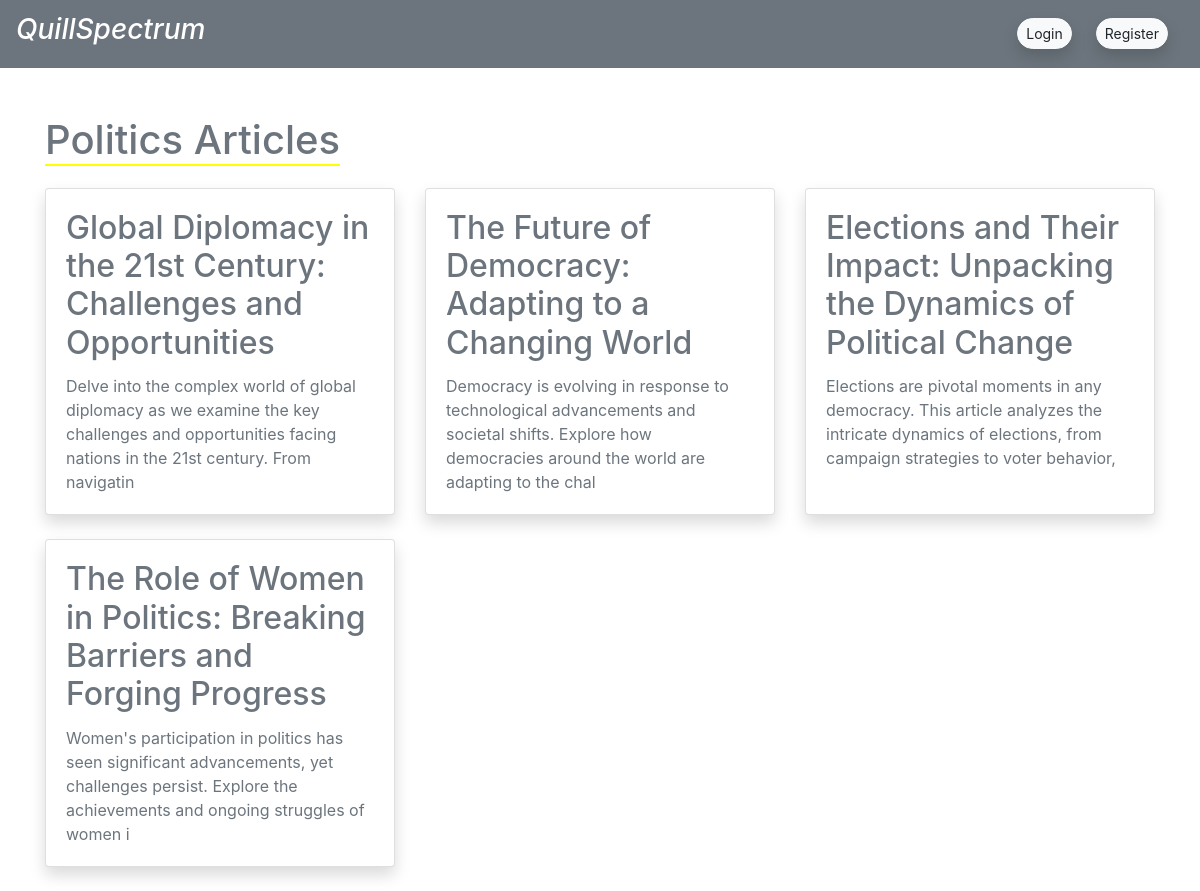
The app's page /category/2/ with its own data.
### category_article/models.py (models this page shows, shortened)
class Category(models.Model):
    name = models.CharField(max_length=50,choices=CATEGORY_CHOICES)
    image = models.ImageField(upload_to='photos/categories')
    class Meta:
        verbose_name_plural = "Categories"

class Article(models.Model):
    headline = models.CharField(max_length=200)
    body = models.TextField()
    category = models.ForeignKey(Category, on_delete=models.CASCADE)
    publishing_time = models.DateTimeField(auto_now_add=True)
    ratings = models.FloatField(default=0.0)
    image = models.ImageField(upload_to='photos/articles')

### category_article/views.py (the view)
# urls.py: path('<int:category_id>/', views.category_page, name='category_page'),
def category_page (request,category_id):
    category = Category.objects.get(id =category_id)
    articles = Article.objects.filter(category=category).order_by('-ratings')
    return render(request,'article/category_page.html',{'articles':articles,'category':category})

### category_article/templates/article/category_page.html
{% extends "core/base.html" %}
{% block content %}
<div class="container mt-5">
    <h1 class="text-secondary mb-4">
        <span style="border-bottom: 2px solid yellow;">{{ category.name }} Articles</span>
    </h1>
    <div class="row">
        {% if articles %}
            {% for article in articles %}
                <div class="col-md-4 mb-4">
                    <a href="{% url 'article_detail' article.id %}" class="text-decoration-none">
                        <div class="card h-100 shadow">
                            <div class="card-body">
                                <h2 class="card-title text-secondary">{{ article.headline }}</h2>
                                <p class="card-text text-secondary">{{ article.body|slice:":150" }}</p>
                            </div>
                        </div>
                    </a>
                </div>
            {% endfor %}
        {% else %}
            <div class="col-md-12 mb-4">
                <p class="text-secondary">No articles for this category.</p>
            </div>
        {% endif %}
    </div>
</div>
{% endblock content %}

### records on screen
Category: name "Politics"
Article: headline "Global Diplomacy in the 21st Century: Challenges and Opportunities", body "Delve into the complex world of global diplomacy as we examine the key challenges and opportunities facing nations in the 21st century. From navigatin"
Article: headline "The Future of Democracy: Adapting to a Changing World", body "Democracy is evolving in response to technological advancements and societal shifts. Explore how democracies around the world are adapting to the chal"
Article: headline "Elections and Their Impact: Unpacking the Dynamics of Political Change", body "Elections are pivotal moments in any democracy. This article analyzes the intricate dynamics of elections, from campaign strategies to voter behavior,"
Article: headline "The Role of Women in Politics: Breaking Barriers and Forging Progress", body "Women's participation in politics has seen significant advancements, yet challenges persist. Explore the achievements and ongoing struggles of women i"
